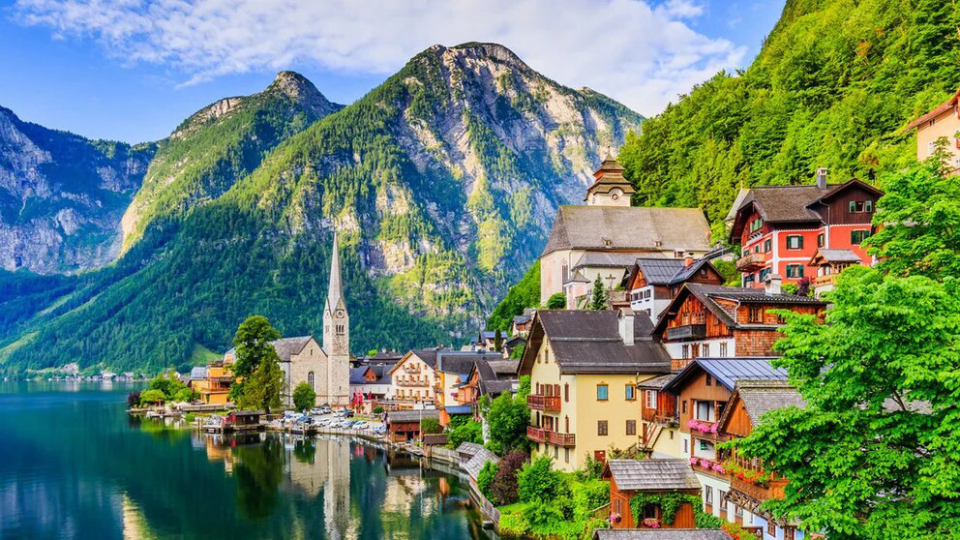
#> input picture PDI/practicas/Pre_examen/imagen2.jpg, 1920 x 1080 px (shown at 1/2 size)
$ jupyter execute --allow-errors Pre_Examen.ipynb
#> lines starting #> are read from the running program, lines starting #| are printed output that depends on the picture; after the words box and inside, x2 and y2 are one past the last pixel; in counts of white or black regions, pixels touching at a corner belong together
## EJERCICIO 1

[cell 1]
import cv2
import matplotlib.pyplot as plt
import numpy as np

#imagenes colocadas
img = cv2.imread('imagen1.jpg')
img1 = cv2.imread('imagen2.jpg')
#> img1 is the input picture: shape (1080, 1920, 3); mean B, G, R 110.3, 130.4, 106.3

#convertir a RGB
#> (the rest of this cell did not finish here and is left out)

## EJERCICIO 2

[cell 2]
import numpy as np
import matplotlib.pyplot as plt

h,w = 260,300
img = plt.get_cmap('viridis')(np.linspace(0,1,h))[:,:3]
img = np.tile(img[:,None,:], (1,w,1))

#Guardar imagen
plt.imsave('gradiente.png', img)
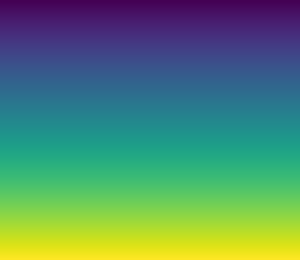
#> saved as gradiente.png: shape (260, 300, 3); mean R, G, B 83.3, 136.6, 109.1

plt.tight_layout()
plt.show()
plt.figure(figsize=(4,6));
plt.imshow(img);
plt.title('Imagen con gradiente ');
plt.show()

## EJERCICIO 3

[cell 3]
import numpy as np
import matplotlib.pyplot as plt

size_imagen = 100
rows, cols = 8, 8
cell_h = size_imagen // rows
cell_w = size_imagen // cols

imagen = np.zeros((size_imagen, size_imagen, 3), dtype=np.uint8)

for i in range(rows):
    for j in range(cols):
        y0 = i * cell_h
        x0 = j * cell_w
        y1 = (i + 1) * cell_h if i < rows - 1 else size_imagen
        x1 = (j + 1) * cell_w if j < cols - 1 else size_imagen
        color = [255,255,255] if (i + j) % 2 == 0 else [0,0,0]
        imagen[y0:y1, x0:x1] = color

plt.figure(figsize=(5,6))
plt.title('Tablero de ajedrez')
plt.imshow(imagen)
plt.show()
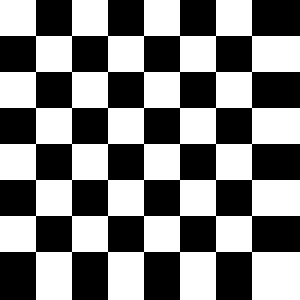
#> shown: shape (100, 100, 3) (shown 3 times larger); 50.1% white; 1 black region, box (x1, y1, x2, y2) and area: (0, 0, 100, 100) 4992

## EJERCICIO 4

TODOS LOS FALSO COLOR (FALTA)

[cell 4]
import os
import cv2
import numpy as np
import matplotlib.pyplot as plt

paletas = [
    ('AUTUMN', cv2.COLORMAP_AUTUMN),
    ('BONE',   cv2.COLORMAP_BONE),
    ('JET',    cv2.COLORMAP_JET),
    ('WINTER', cv2.COLORMAP_WINTER),
    ('RAINBOW',cv2.COLORMAP_RAINBOW),
    ('OCEAN',  cv2.COLORMAP_OCEAN),
    ('SUMMER', cv2.COLORMAP_SUMMER),
    ('SPRING', cv2.COLORMAP_SPRING),
    ('COOL',   cv2.COLORMAP_COOL),
    ('HSV',    cv2.COLORMAP_HSV),
    ('PINK',   cv2.COLORMAP_PINK),
    ('HOT',    cv2.COLORMAP_HOT),
]

# cargar imagen
img = cv2.imread('gradiente.png')

# convertir a gri
gray = cv2.cvtColor(img, cv2.COLOR_BGR2GRAY)
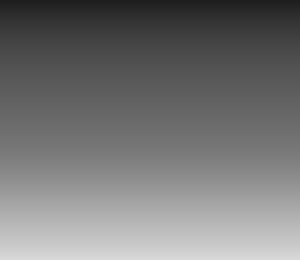
#> gray: shape (260, 300); min 30, max 215, mean 117.5
gray_u8 = cv2.normalize(gray, None, 0, 255, cv2.NORM_MINMAX).astype(np.uint8)
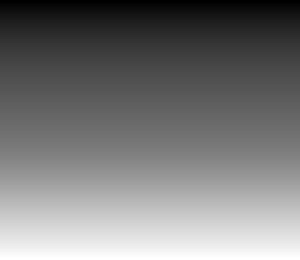
#> gray_u8: shape (260, 300); min 0, max 255, mean 120.6

# carpeta
out_dir = 'falso_color_outputs'
os.makedirs(out_dir, exist_ok=True)

# mostrar y guardar
n = len(paletas)
cols = 4
rows = (n + cols - 1) // cols
fig, axes = plt.subplots(rows, cols, figsize=(cols*3, rows*2.2))
axes = axes.flatten()

for i, (name, cmap) in enumerate(paletas):
    colored = cv2.applyColorMap(gray_u8, cmap)
    rgb = cv2.cvtColor(colored, cv2.COLOR_BGR2RGB)

    axes[i].imshow(rgb)
    axes[i].set_title(name, fontsize=9)
    axes[i].axis('off')

    out_path = os.path.join(out_dir, f"{name}.png")
    plt.imsave(out_path, rgb)
#> this loop made 12 passes
#> pass 1, `colored = cv2.applyColorMap(gray_u8, cmap)`:
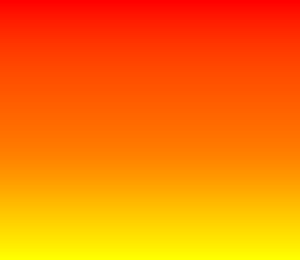
#> colored: shape (260, 300, 3); mean B, G, R 0, 120.6, 255
#> after the loop:
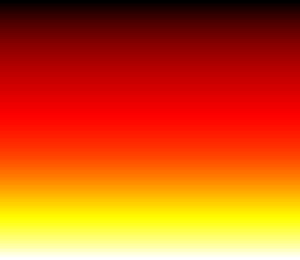
#> colored: shape (260, 300, 3); mean B, G, R 20.3, 83.4, 207.9

for ax in axes[n:]:
    ax.axis('off')

plt.tight_layout()
plt.show()

SOLARIZACION

[cell 5]
import cv2
import numpy as np
import matplotlib.pyplot as plt

def solarizar(imagen, umbral):
#> called with umbral = 127
    img_sol=np.where(imagen<umbral,imagen,255-imagen)
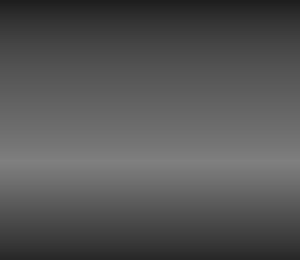
#> img_sol: shape (260, 300); min 30, max 128, mean 84.7
    return img_sol

imagen= cv2.imread('gradiente.png')
img_gray=cv2.cvtColor(imagen,cv2.COLOR_BGR2GRAY)

umbral=127
img_fin=solarizar(img_gray,umbral)

plt.figure(figsize=(12,6))
plt.subplot(121)
plt.imshow(cv2.cvtColor(imagen,cv2.COLOR_BGR2RGB))
plt.subplot(122)
plt.imshow(img_fin,cmap='gray')
plt.show()

POSTERIZACION

[cell 6]
import cv2
import numpy as np
import matplotlib.pyplot as plt

def posterizar (imagen,niveles):
#> called with niveles = 3
    factor_escala=255/niveles
    img_pos=np.round(imagen/factor_escala)*factor_escala
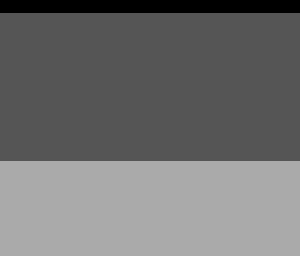
#> img_pos: shape (260, 300) float64; min 0, max 255, mean 114.4
    return img_pos.astype(np.uint8)

imagen= cv2.imread('gradiente.png')
img_gray=cv2.cvtColor(imagen,cv2.COLOR_BGR2GRAY)
nvl=3
img_fin=posterizar(img_gray, nvl)
plt.figure(figsize=(12,6))
plt.subplot(121)
plt.imshow(cv2.cvtColor(imagen,cv2.COLOR_BGR2RGB))
plt.subplot(122)
plt.imshow(img_fin,cmap='gray')
plt.show()

## EJERCICIO 5

[cell 7]
import cv2
import numpy as np
import matplotlib.pyplot as plt

#> (the rest of this cell did not finish here and is left out)

## EJERCICIO 6

[cell 8]
import numpy as np
import matplotlib.pyplot as plt

rows, cols = 10, 10
#> rows = 10; cols = 10

# Crear matriz base
grid = np.zeros((rows, cols, 3), dtype=np.uint8)

red = [255, 0, 0]
black = [0, 0, 0]
white = [255, 255, 255]

heart_pattern = [
    [0, 0, 0, 1, 1, 0, 1, 1, 0, 0],
    [0, 0, 1, 2, 2, 1, 2, 2, 1, 0],
    [0, 1, 2, 2, 2, 2, 2, 2, 2, 1],
    [0, 1, 2, 2, 2, 2, 2, 2, 2, 1],
    [0, 1, 2, 2, 2, 2, 2, 2, 2, 1],
    [0, 1, 2, 2, 2, 2, 2, 2, 2, 1],
    [0, 0, 1, 2, 2, 2, 2, 2, 1, 0],
    [0, 0, 0, 1, 2, 2, 2, 1, 0, 0],
    [0, 0, 0, 0, 1, 1, 1, 0, 0, 0],
    [0, 0, 0, 0, 0, 0, 0, 0, 0, 0],
]

# Pintar imagen
for i in range(rows):
    for j in range(cols):
        if heart_pattern[i][j] == 1:
            grid[i, j] = black
        elif heart_pattern[i][j] == 2:
            grid[i, j] = red
        else:
            grid[i, j] = white

# Mostrar
plt.figure(figsize=(4, 4))
plt.imshow(grid)
plt.title('Corazón Pixelado')
plt.axis('off')
plt.show()
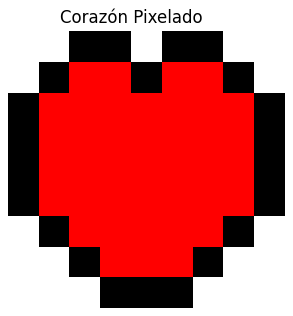
#> figure drawn by matplotlib, 1 panel

# Guardar
plt.imsave('corazon.png', grid / 255.0)

# Filtro Bayer

[cell 9]
import cv2
import numpy as np
import matplotlib.pyplot as plt

# Leer imagen y convertir a RGB
img_bgr = cv2.imread("corazon.png")
img = cv2.cvtColor(img_bgr, cv2.COLOR_BGR2RGB)

h, w, _ = img.shape
#> h = 10; w = 10

def bayer_vectorized(img, pattern):
    out = np.zeros_like(img)
    if pattern == "RGGB":
        out[0::2, 0::2, 0] = img[0::2, 0::2, 0]   # R
        out[0::2, 1::2, 1] = img[0::2, 1::2, 1]   # G
        out[1::2, 0::2, 1] = img[1::2, 0::2, 1]   # G
        out[1::2, 1::2, 2] = img[1::2, 1::2, 2]   # B
    elif pattern == "GRBG":
        out[0::2, 0::2, 1] = img[0::2, 0::2, 1]   # G
        out[0::2, 1::2, 0] = img[0::2, 1::2, 0]   # R
        out[1::2, 0::2, 2] = img[1::2, 0::2, 2]   # B
        out[1::2, 1::2, 1] = img[1::2, 1::2, 1]   # G
    elif pattern == "BGGR":
        out[0::2, 0::2, 2] = img[0::2, 0::2, 2]   # B
        out[0::2, 1::2, 1] = img[0::2, 1::2, 1]   # G
        out[1::2, 0::2, 1] = img[1::2, 0::2, 1]   # G
        out[1::2, 1::2, 0] = img[1::2, 1::2, 0]   # R
    elif pattern == "GBRG":
        out[0::2, 0::2, 1] = img[0::2, 0::2, 1]   # G
        out[0::2, 1::2, 2] = img[0::2, 1::2, 2]   # B
        out[1::2, 0::2, 0] = img[1::2, 0::2, 0]   # R
        out[1::2, 1::2, 1] = img[1::2, 1::2, 1]   # G
    return out

patterns = ["RGGB", "GRBG", "BGGR", "GBRG"]

plt.figure(figsize=(10, 8))
# Original
plt.subplot(2, 3, 1)
plt.imshow(img)
plt.title("Original RGB")
plt.axis('off')

# Bayer
for i, p in enumerate(patterns):
    res = bayer_vectorized(img, p)
    plt.subplot(2, 3, i+2)
    plt.imshow(res)
    plt.title(f"Bayer {p}")
    plt.axis('off')
    plt.imsave(f"Bayer_{p}.png", res)

# Guardar original
plt.imsave("Original_RGB.png", img)

plt.tight_layout()
plt.show()
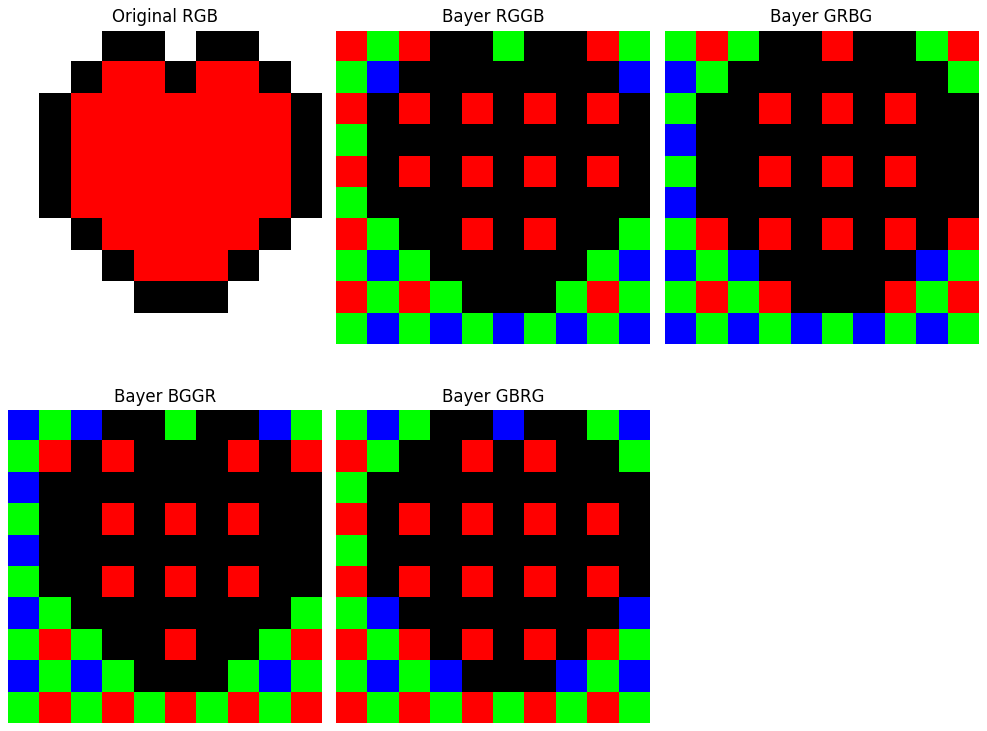
#> figure drawn by matplotlib, 5 panels
